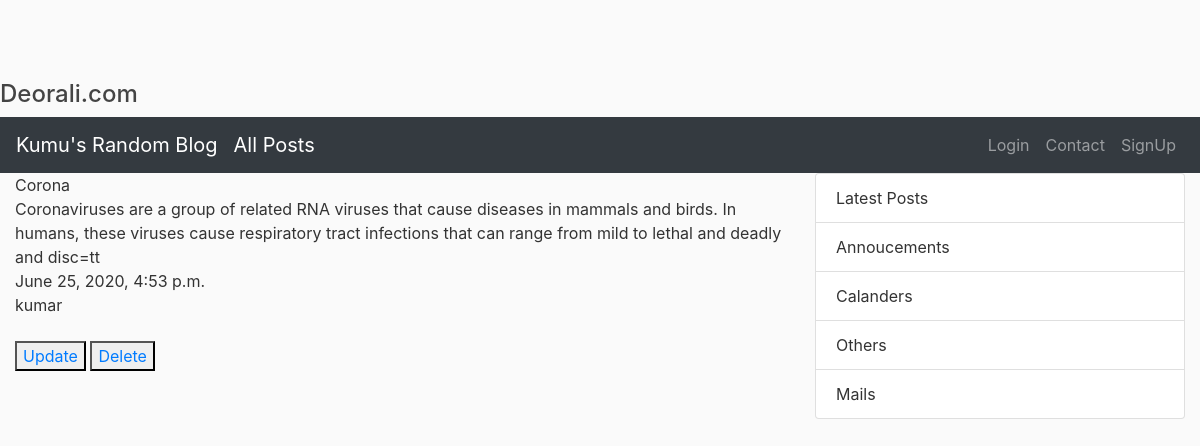
/postdetail/1/, run on the app's committed database.
### blogs/models.py (models this page shows, shortened)
class Post(models.Model):
	title=models.CharField(max_length=100)
	content=models.TextField()
	date_post=models.DateTimeField(default=timezone.now)
	author=models.ForeignKey(User, on_delete=models.CASCADE)

### blogs/views.py (the view)
# urls.py: path('postdetail/<int:pk>/',PostDetailView.as_view(),name='postsdetail'),
class PostDetailView(DetailView):
	model=Post
	template_name='blogs/post_detail.html'
	context_object_name='o'

### blogs/templates/blogs/post_detail.html (shortened to what this page needs)
{% extends "blogs/base.html" %}
{% block content %}
  {{o.title}}<br>
  {{o.content}}<br>
  {{o.date_post}}<br>
  {{o.author}}<br><br>
<button><a href="{% url 'postupdate' o.id %}">Update</a></button>
<button><a href="{% url 'postdelete' o.id %}">Delete</a></button>
{% endblock %}

### blogs/templates/blogs/base.html (style rules this page uses)
body { background: #fafafa; color: #333333; margin-top: 5rem; }

### data on the page
Post: title "Corona", content "Coronaviruses are a group of related RNA viruses that cause diseases in mammals and birds. In humans, these viruses cause respiratory tract infections that can range from mild to lethal and deadly and disc=tt", date_post "June 25, 2020, 4:53 p.m.", author "kumar"
